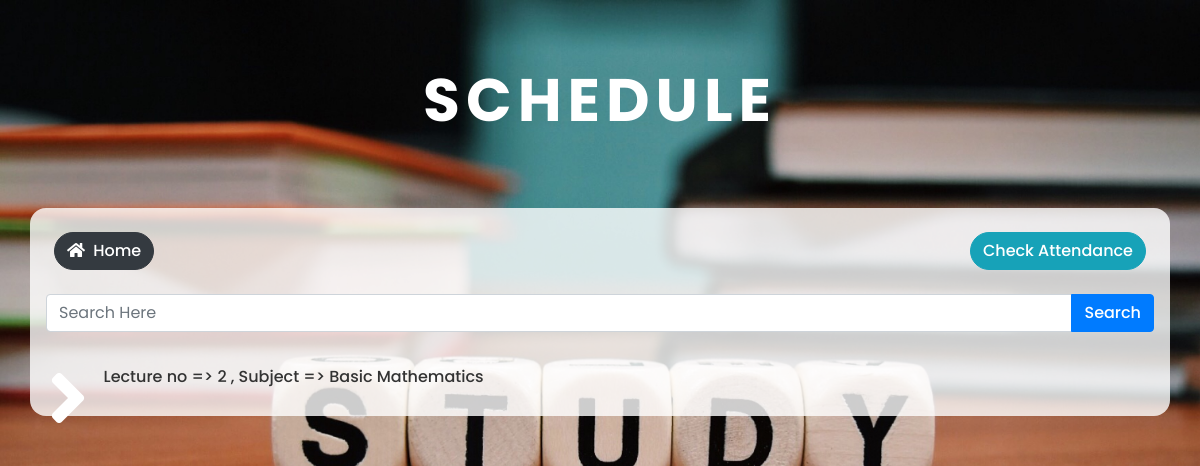
The page /schedule/ (signed in) on the database as committed earlier.
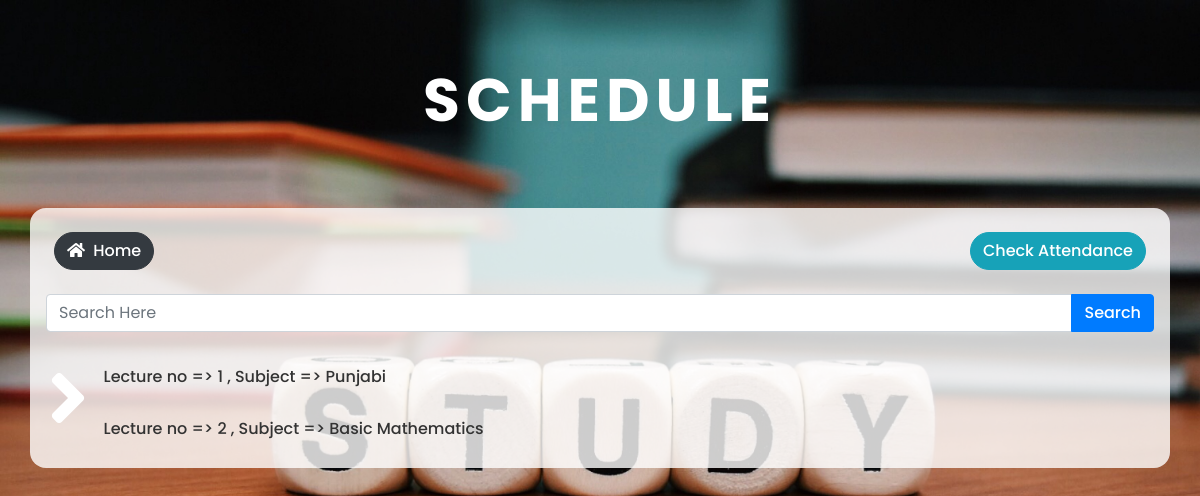
The same page on the database as committed later.
### schedule/models.py (models this page shows, shortened)
class Schedule(models.Model):
    lecture_no = models.PositiveIntegerField(validators=[MinValueValidator(1)])
    course = models.ManyToManyField(Course)
    sem = models.CharField(max_length=12, choices=sem(), blank=False)
    subject = models.ForeignKey(Subject, on_delete=models.PROTECT)
    teacher = models.ForeignKey(User, on_delete=models.CASCADE)
    day = models.CharField(max_length=42, default=None)

### subject/models.py (models this page shows, shortened)
class Subject(models.Model):
    subject = models.CharField(max_length=250, unique=True, verbose_name='subject name')
    def __str__(self):
        return self.subject

### schedule/views.py (the view)
# urls.py: path('', ScheduleListView.as_view(), name='schedule'),
class ScheduleListView(LoginRequiredMixin, ListView, FormView):
    template_name = 'schedule/schedule.html'
    model = Schedule
    context_object_name = "schedules"
    form_class = SearchForm
    query = ""
    def get_context_data(self, **kwargs):
        context = super(ScheduleListView, self).get_context_data(**kwargs)
        context['pageName'] = 'schedule'
        context['query'] = self.query
        return context
    def get_queryset(self):
        form = self.form_class(self.request.GET)
        if form.is_valid():
            self.query = form.cleaned_data['search']
            if self.request.user.is_staff:
                return Schedule.objects.filter(Q(subject__subject__icontains=self.query) | Q(course__course__icontains=self.query) |
                                               Q(teacher__username__icontains=self.query)).order_by('teacher').distinct()
            return Schedule.objects.filter(Q(teacher=self.request.user) &
                                           (Q(subject__subject__icontains=self.query) | Q(course__course__icontains=self.query))).order_by('lecture_no').distinct()
        if self.request.user.is_staff:
            return Schedule.objects.all().order_by('teacher')  # returns all schedules
        return Schedule.objects.filter(teacher=self.request.user).order_by('lecture_no')  # returns all schedules with teacher = logged in teacher

### home/forms.py
class SearchForm(forms.Form):
    search = forms.CharField(max_length=100, required=False)

### schedule/templates/schedule/schedule.html (shortened to what this page needs)
{% extends 'user/base.html'  %}
{% load widget_tweaks %}
{% block content %}
<div class="container-fluid">
	<h1 class="heading">{{pageName}}</h1>
</div>
	<div class="container model-view">
		<div class="d-flex">
			<a class="btn btn-md btn-dark mr-auto add-new m-2" href="{% url 'home' %}"><i class="fas fa-home  mr-1"></i> home</a>
			<a class="btn btn-md btn-info add-new m-2" href="{% url 'check-attendance' %}">Check Attendance</a>
		</div>
		<form  method="get">
			<div class="input-group my-3">
			  	{% render_field form.search type="search" placeholder="Search Here" class="form-control" value=request.GET.search %}
			  	<div class="input-group-append">
				    <button class="btn btn-primary" type="submit">Search</button>
			  	</div>
			</div>
		</form>
		{% if schedules %}
			<ul>
				{% for schedule in schedules %}
					<li class="list-view">
						<a class="update" href="{% url 'schedule-detail' schedule.pk %}">
						 Lecture no => {{schedule.lecture_no}} ,
						 Subject => {{schedule.subject}}
						</a>
					</li>
				{% endfor %}
			</ul>
		{% else %}
			<div class="alert alert-warning">
				no content found
			</div>
		{% endif %}
	</div>
{% endblock %}

Rows that differ between the two databases and show on the page:
added Schedule: lecture_no "1", subject "Punjabi"
